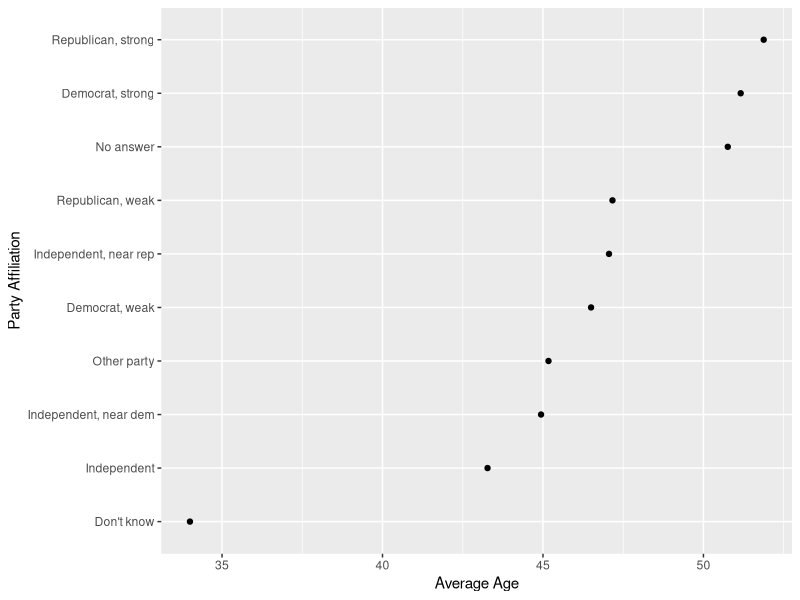
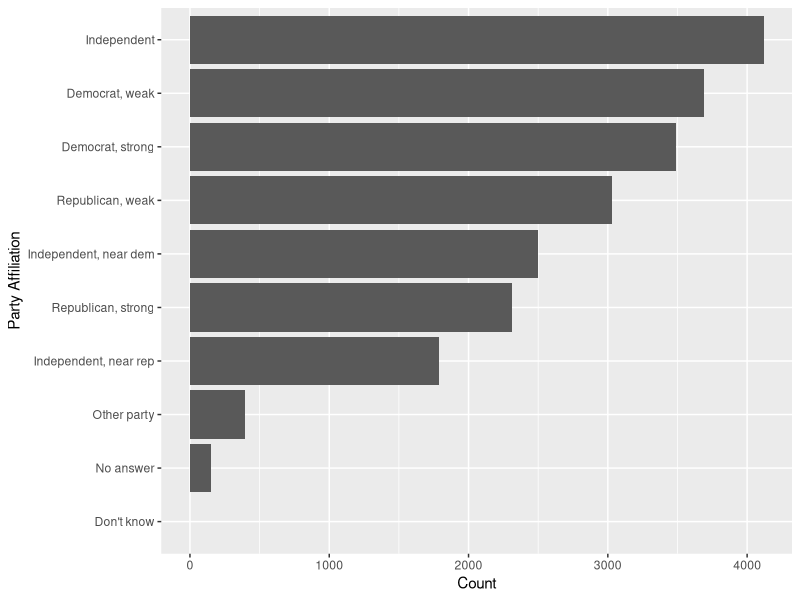

Generate these figures, in order, with R:
## ---- chunk 1
library(tidyverse)
## ---- chunk 2
glimpse(gss_cat)
## ---- chunk 3
gss_cat |> 
  count(relig) |> 
  arrange(desc(n))
## ---- chunk 4
gss_cat2 <- gss_cat |>
  mutate(partyid = fct_recode(partyid,
    "Republican, strong"    = "Strong republican",
    "Republican, weak"      = "Not str republican",
    "Independent, near rep" = "Ind,near rep",
    "Independent, near dem" = "Ind,near dem",
    "Democrat, weak"        = "Not str democrat",
    "Democrat, strong"      = "Strong democrat"
))
## ---- chunk 5
glimpse(gss_cat2)
## ---- chunk 6
gss_cat2 |> 
  group_by(partyid) |> 
  summarize(ave_age = mean(age, na.rm = TRUE)) |> 
  ggplot(aes(y = fct_reorder(partyid, ave_age), x = ave_age)) +
  geom_point() +
  ylab("Party Affiliation") +
  xlab("Average Age")
## ---- chunk 7
gss_cat2 |> 
  group_by(partyid) |> 
  ggplot(aes(y = fct_rev(fct_infreq(partyid)))) +
  geom_bar() +
  ylab("Party Affiliation") +
  xlab("Count")
